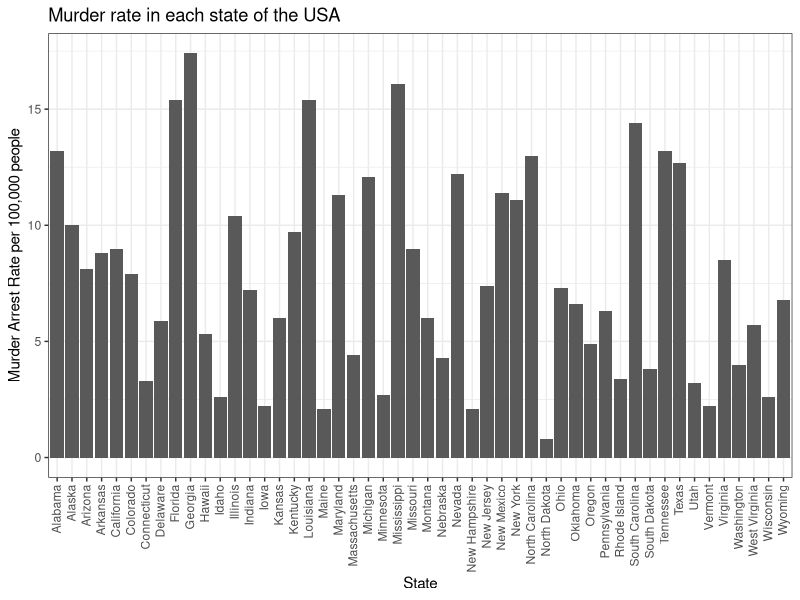
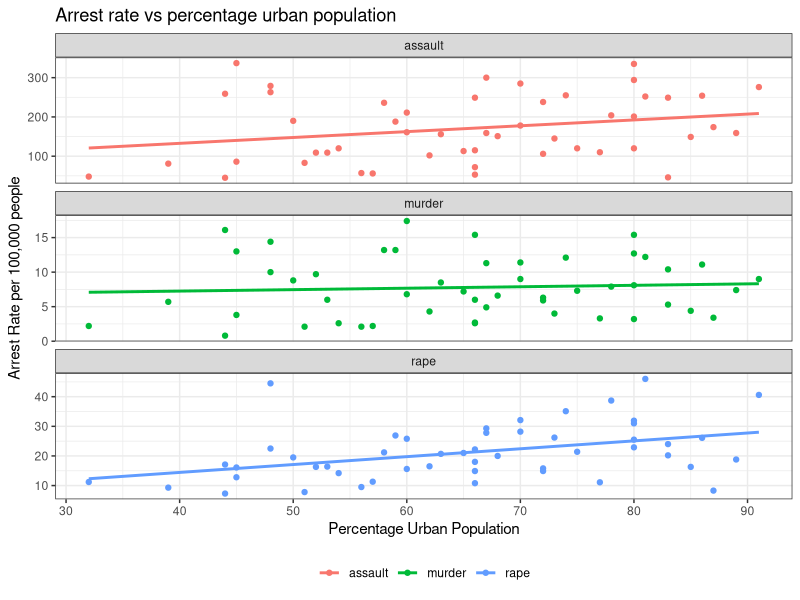

R code for these plots, in order: (Note: this script raises an error after producing the figures.)
## ---- chunk 1
knitr::opts_chunk$set(fig.width = 8, 
                  fig.height = 6,
                  fig.align = "center")

## ---- chunk 2
library(tidyverse)
library(broom)
library(knitr)
library(ggfortify)
## ---- chunk 3
USArrests %>% head() %>% knitr::kable()
## ---- chunk 4
us_arrests <- USArrests %>% 
  rownames_to_column(var = "state") %>% 
  # I prefer column names to be all lowercase so I am going to change them here
  rename_all(tolower) %>% 
  as_tibble()

us_arrests
## ---- chunk 5
us_arrests %>% 
  ggplot(aes(state, murder)) + 
  geom_bar(stat = "identity") +
  theme_bw() +
  theme(axis.text.x = element_text(angle = 90, hjust = 1, vjust = 0.4)) +
  labs(y = "Murder Arrest Rate per 100,000 people",
       x = "State",
       title = "Murder rate in each state of the USA")

## ---- chunk 6
us_arrests %>% 
  gather(key = crime, value = rate, c(murder, assault, rape)) %>% 
  ggplot(aes(urbanpop, rate, color = crime)) + 
  facet_wrap(~crime, scales = "free_y", ncol = 1) +
  geom_point() + 
  geom_smooth(se = FALSE, method = "lm") +
  theme_bw() + 
  labs(x = "Percentage Urban Population",
       y = "Arrest Rate per 100,000 people",
       title = "Arrest rate vs percentage urban population") +
  theme(legend.title = element_blank(),
        legend.position = "bottom")
## ---- chunk 7
us_arrests_pca <- us_arrests %>% 
  nest() %>% 
  mutate(pca = map(data, ~ prcomp(.x %>% select(-state), 
                                  center = TRUE, scale = TRUE)),
         pca_aug = map2(pca, data, ~augment(.x, data = .y)))

us_arrests_pca
## ---- chunk 8
var_exp <- us_arrests_pca %>% 
  unnest(pca_aug) %>% 
  summarize_at(.vars = vars(contains("PC")), .funs = funs(var)) %>% 
  gather(key = pc, value = variance) %>% 
  mutate(var_exp = variance/sum(variance),
         cum_var_exp = cumsum(var_exp),
         pc = str_replace(pc, ".fitted", ""))

var_exp
## ---- chunk 9
var_exp %>% 
  rename(
    `Variance Explained` = var_exp,
    `Cumulative Variance Explained` = cum_var_exp
  ) %>% 
  gather(key = key, value = value, `Variance Explained`:`Cumulative Variance Explained`) %>% 
  ggplot(aes(pc, value, group = key)) + 
  geom_point() + 
  geom_line() + 
  facet_wrap(~key, scales = "free_y") +
  theme_bw() +
  lims(y = c(0, 1)) +
  labs(y = "Variance",
       title = "Variance explained by each principle component")
## ---- chunk 10
us_arrests_pca %>%
  mutate(
    pca_graph = map2(
      .x = pca,
      .y = data,
      ~ autoplot(.x, loadings = TRUE, loadings.label = TRUE,
                 laodings.label.repel = TRUE,
                 data = .y, label = TRUE,
                 label.label = "state",
                 label.repel = TRUE) +
        theme_bw() +
        labs(x = "Principle Component 1",
             y = "Principle Component 2",
             title = "First two principle components of PCA on USArrests dataset")
    )
  ) %>%
  pull(pca_graph)
